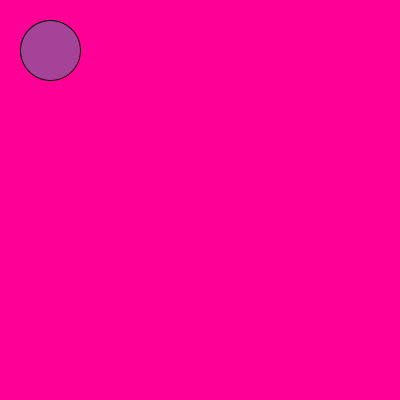
Frame 1 (no input)
Frame 60 (the mouse pressed at the canvas centre just before this capture): identical to frame 1, image omitted
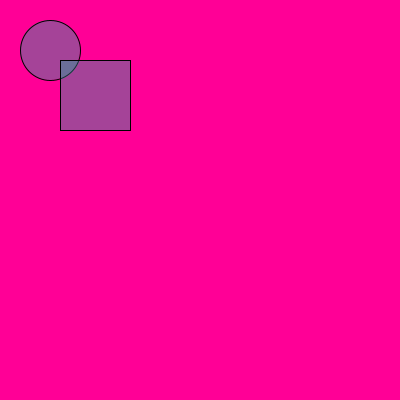
Frame 120 (the mouse held since frame 60 and released just before this capture)

The Processing sketch that drew these frames (run headless with seeded random() and noise(); from frame 60 on, the mouse is pressed at the canvas centre):

// Processing sketch: sketch_02_if
// ── sketch_02_if.pde
// setup se ejecuta una vez al inicio
void setup(){
  size(400, 400);
}

// draw se ejecuta en bucle
void draw(){
  background(255,0,150);
  fill(0, 190, 155, 90); // color RGB y Alfa
  ellipse(50, 50, 60, 60);
  if(mousePressed){
  rect(60, 60, 70, 70);
  }
}
